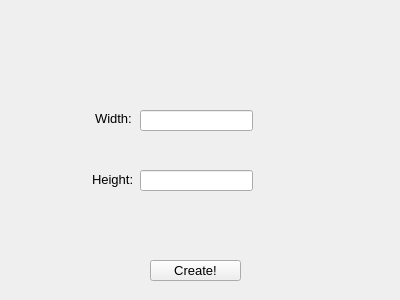
<?xml version="1.0" encoding="UTF-8"?>
<ui version="4.0">
 <class>Form</class>
 <widget class="QWidget" name="Form">
  <property name="geometry">
   <rect>
    <x>0</x>
    <y>0</y>
    <width>400</width>
    <height>300</height>
   </rect>
  </property>
  <property name="windowTitle">
   <string>Form</string>
  </property>
  <widget class="QLineEdit" name="lineEdit">
   <property name="geometry">
    <rect>
     <x>140</x>
     <y>110</y>
     <width>113</width>
     <height>21</height>
    </rect>
   </property>
   <property name="font">
    <font>
     <pointsize>10</pointsize>
    </font>
   </property>
  </widget>
  <widget class="QLineEdit" name="lineEdit_2">
   <property name="geometry">
    <rect>
     <x>140</x>
     <y>170</y>
     <width>113</width>
     <height>21</height>
    </rect>
   </property>
   <property name="font">
    <font>
     <pointsize>10</pointsize>
    </font>
   </property>
  </widget>
  <widget class="QLabel" name="label">
   <property name="geometry">
    <rect>
     <x>95</x>
     <y>98</y>
     <width>91</width>
     <height>41</height>
    </rect>
   </property>
   <property name="font">
    <font>
     <pointsize>10</pointsize>
    </font>
   </property>
   <property name="text">
    <string>Width:</string>
   </property>
  </widget>
  <widget class="QLabel" name="label_2">
   <property name="geometry">
    <rect>
     <x>92</x>
     <y>169</y>
     <width>71</width>
     <height>21</height>
    </rect>
   </property>
   <property name="font">
    <font>
     <pointsize>10</pointsize>
    </font>
   </property>
   <property name="text">
    <string>Height:</string>
   </property>
  </widget>
  <widget class="QPushButton" name="pushButton">
   <property name="geometry">
    <rect>
     <x>150</x>
     <y>260</y>
     <width>91</width>
     <height>21</height>
    </rect>
   </property>
   <property name="font">
    <font>
     <pointsize>10</pointsize>
    </font>
   </property>
   <property name="text">
    <string>Create!</string>
   </property>
  </widget>
 </widget>
 <resources/>
 <connections/>
</ui>
